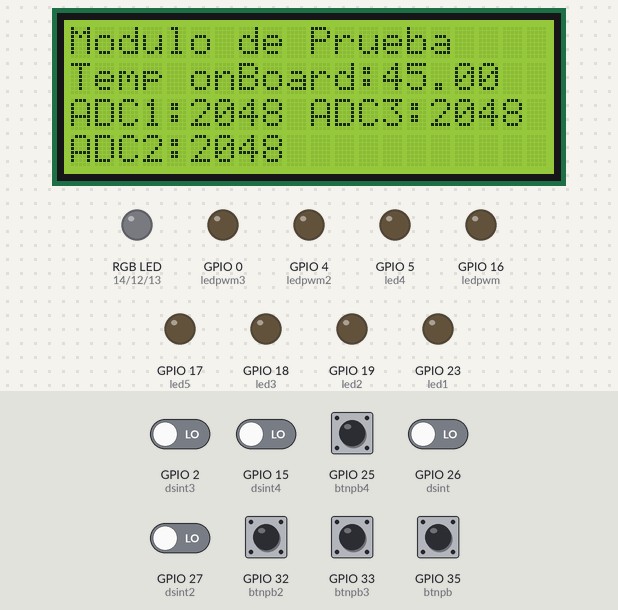
Bench run of a sketch on a simulated ESP32. Parts: 20×4 character LCD, an RGB LED mixed from three pins (HIGH = lit), output pins drawn as LEDs (lit = HIGH). The inputs (shaded band) are chosen by the test bench; at power-on: GPIO 2 (dsint3), GPIO 15 (dsint4), GPIO 25 (btnpb4), GPIO 26 (dsint), GPIO 27 (dsint2), GPIO 32 (btnpb2), GPIO 33 (btnpb3), GPIO 35 (btnpb) LOW. What the sketch prints to the serial monitor is not drawn.

Above: at 1.7 s.
1.8 s: GPIO 2 (dsint3) driven HIGH
At 3.2 s:
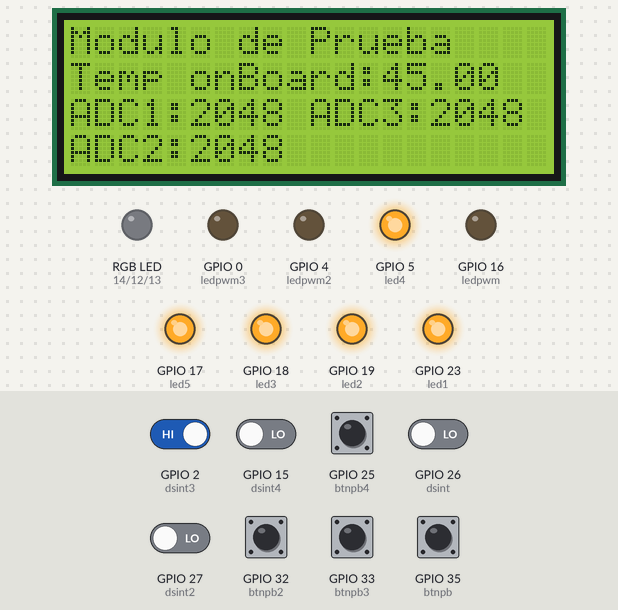
At 13.6 s:
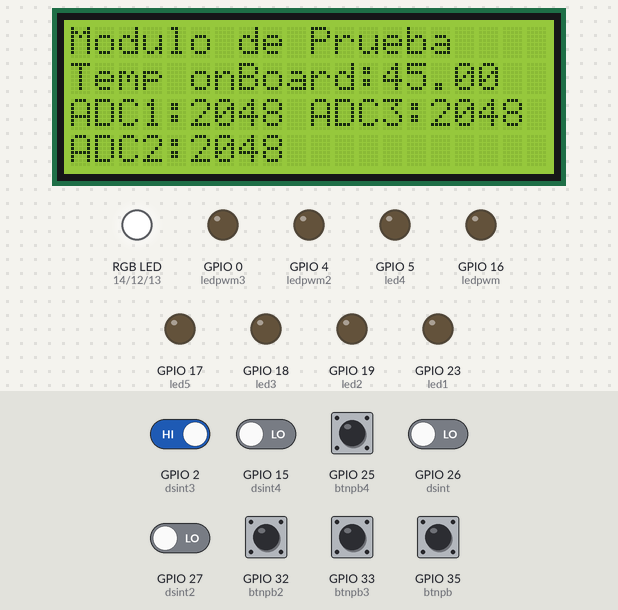
Timing chart, 0 to 18.1 s (numbered marks = the images above; inputs shaded):
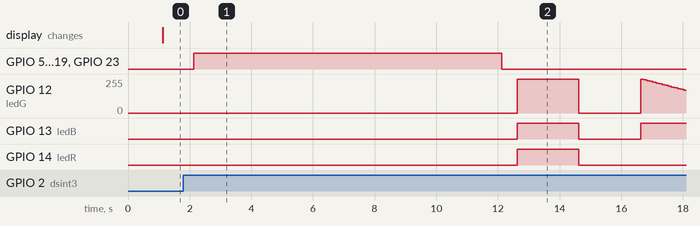

The sketch:

prueba_conjunta.ino
```cpp
#include <LiquidCrystal_I2C.h>
int lcdColumns = 20;
int lcdRows = 4;
LiquidCrystal_I2C lcd(0x27, lcdColumns, lcdRows);
//Salidas digitales
int led1 = 23;
int led2 = 19;
int led3 = 18;
int led4 = 5;
int led5 = 17;
/*int led6 = 16;  //
int led7 = 4;   //      Se comentan al usar PWM
int led8 = 0;   // */
//Configuración del RGB
uint8_t ledR = 14;
uint8_t ledG = 12;
uint8_t ledB = 13;
const boolean invert = true;
uint8_t color = 0;
uint32_t R, G, B;
uint8_t brightness = 255;
//Configuración ADCs
const int potPin = 36;
const int potPin2 = 39;
const int potPin3 = 34;
int potValue = 0;
int potValue2 = 0;
int potValue3 = 0;
//Configuración PWM
const int ledpwm = 16;   //se comenta al no usar los pwm
const int ledpwm2 = 4;
const int ledpwm3 = 0;
//prueba interrupciones
const int btnpb = 35;      //Push Button
const int btnpb2 = 32;
const int btnpb3 = 33;
const int btnpb4 = 25;
const int dsint = 26;     //Dip Switch
const int dsint2 = 27;
const int dsint3 = 2;
const int dsint4 = 15;
int i = 0;
void isr () {
  Serial.println("¡interrupción!");
}
void setup() {
  lcd.init();
  lcd.backlight();
  lcd.setCursor(0, 0);
  lcd.print("Modulo de Prueba");
  lcd.setCursor(0, 1);
  lcd.print("Temp onBoard: ");
  lcd.setCursor(0, 2);
  lcd.print("ADC1:");
  lcd.setCursor(0, 3);
  lcd.print("ADC2:");
  lcd.setCursor(10, 2);
  lcd.print("ADC3:");
  pinMode(led1, OUTPUT);
  pinMode(led2, OUTPUT);
  pinMode(led3, OUTPUT);
  pinMode(led4, OUTPUT);
  pinMode(led5, OUTPUT);
  //pinMode(led6, OUTPUT);
  //pinMode(led7, OUTPUT);
  //pinMode(led8, OUTPUT);
  ledcAttach(ledR, 12000, 8);
  ledcAttach(ledG, 12000, 8);
  ledcAttach(ledB, 12000, 8);
  pinMode(ledpwm, OUTPUT);
  pinMode(ledpwm2, OUTPUT);
  pinMode(ledpwm3, OUTPUT);
  // interrupción con push button
  pinMode(btnpb, INPUT_PULLDOWN);
  attachInterrupt(btnpb, isr, RISING);
  pinMode(btnpb2, INPUT_PULLDOWN);
  attachInterrupt(btnpb2, isr, RISING);
  pinMode(btnpb3, INPUT_PULLDOWN);
  attachInterrupt(btnpb3, isr, RISING);
  pinMode(btnpb4, INPUT_PULLDOWN);
  attachInterrupt(btnpb4, isr, RISING);
  // interrupción con dip switch
  pinMode(dsint, INPUT_PULLDOWN);
  attachInterrupt(dsint, isr, RISING);
  pinMode(dsint2, INPUT_PULLDOWN);
  attachInterrupt(dsint2, isr, RISING);
  pinMode(dsint3, INPUT_PULLDOWN);
  attachInterrupt(dsint3, isr, RISING);
  pinMode(dsint4, INPUT_PULLDOWN);
  attachInterrupt(dsint4, isr, RISING);
  Serial.begin(115200);
}
void loop() {
  temperatura ();
  luces ();
  luzrgb ();
  interrup ();
  ledspwm ();
  delay(10);
}
void temperatura () {
  float temp_celsius = temperatureRead();
  Serial.print("Temp onBoard ");
  Serial.print(temp_celsius);
  Serial.println("°C");
  delay(1000);
  lcd.setCursor(13, 1);
  lcd.print(temp_celsius);
  potValue = analogRead(potPin);
  potValue2 = analogRead(potPin2);
  potValue3 = analogRead(potPin3);
  lcd.setCursor(5, 2);
  lcd.print(potValue);
  lcd.setCursor(5, 3);
  lcd.print(potValue2);
  lcd.setCursor(15, 2);
  lcd.print(potValue3);
  delay(1000);

}
void luces(){
  digitalWrite(led1, HIGH);
  digitalWrite(led2, HIGH);
  digitalWrite(led3, HIGH);
  digitalWrite(led4, HIGH);
  digitalWrite(led5, HIGH);
  //digitalWrite(led6, HIGH);
  //digitalWrite(led7, HIGH);
  //digitalWrite(led8, HIGH);
  delay(10000);
  digitalWrite(led1, LOW);
  digitalWrite(led2, LOW);
  digitalWrite(led3, LOW);
  digitalWrite(led4, LOW);
  digitalWrite(led5, LOW);
  //digitalWrite(led6, LOW);
  //digitalWrite(led7, LOW);
  //digitalWrite(led8, LOW);
  delay(500);
}
void luzrgb (){
  Serial.println("Send all LEDs a 255 and wait 2 seconds.");
  // If your RGB LED turns off instead of on here you should check if the LED is common anode or cathode.
  // If it doesn't fully turn off and is common anode try using 256.
  ledcWrite(ledR, 255);
  ledcWrite(ledG, 255);
  ledcWrite(ledB, 255);
  delay(2000);
  Serial.println("Send all LEDs a 0 and wait 2 seconds.");
  ledcWrite(ledR, 0);
  ledcWrite(ledG, 0);
  ledcWrite(ledB, 0);
  delay(2000);
  Serial.println("Starting color fade loop.");
  for (color = 0; color < 255; color++) {  // Slew through the color spectrum
    hueToRGB(color, brightness);  // call function to convert hue to RGB
    // write the RGB values to the pins
    ledcWrite(ledR, R);  // write red component to channel 1, etc.
    ledcWrite(ledG, G);
    ledcWrite(ledB, B);
    delay(100);  // full cycle of rgb over 256 colors takes 26 seconds
  }
}
void hueToRGB(uint8_t hue, uint8_t brightness) {
  uint16_t scaledHue = (hue * 6);
  uint8_t segment = scaledHue / 256;                     // segment 0 to 5 around the
                                                         // color wheel
  uint16_t segmentOffset = scaledHue - (segment * 256);  // position within the segment
  uint8_t complement = 0;
  uint16_t prev = (brightness * (255 - segmentOffset)) / 256;
  uint16_t next = (brightness * segmentOffset) / 256;
  if (invert) {
    brightness = 255 - brightness;
    complement = 255;
    prev = 255 - prev;
    next = 255 - next;
  }
  switch (segment) {
    case 0:  // red
      R = brightness;
      G = next;
      B = complement;
      break;
    case 1:  // yellow
      R = prev;
      G = brightness;
      B = complement;
      break;
    case 2:  // green
      R = complement;
      G = brightness;
      B = next;
      break;
    case 3:  // cyan
      R = complement;
      G = prev;
      B = brightness;
      break;
    case 4:  // blue
      R = next;
      G = complement;
      B = brightness;
      break;
    case 5:  // magenta
    default:
      R = brightness;
      G = complement;
      B = prev;
      break;
  }
}
void ledspwm () {
  for(int dutyCycle = 0; dutyCycle <= 255; dutyCycle++){
    // changing the LED brightness with PWM
    analogWrite(ledpwm, dutyCycle);
    analogWrite(ledpwm2, dutyCycle);
    analogWrite(ledpwm3, dutyCycle);
    delay(15);
  }
  for(int dutyCycle = 255; dutyCycle >= 0; dutyCycle--){
    // changing the LED brightness with PWM
    analogWrite(ledpwm, dutyCycle);
    analogWrite(ledpwm2, dutyCycle);
    analogWrite(ledpwm3, dutyCycle);
    delay(15);
  }
}
void interrup () {
  Serial.print(i);
  i++;
  delay(200);
}
```
